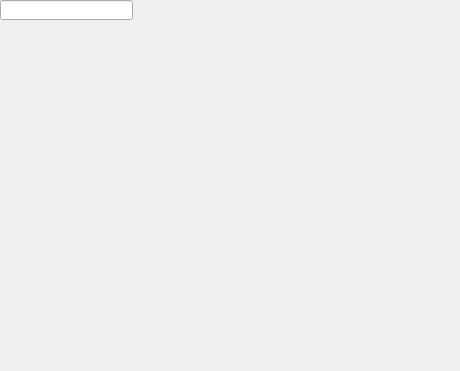
<?xml version="1.0" encoding="UTF-8"?>
<ui version="4.0">
 <class>MainWindow</class>
 <widget class="QMainWindow" name="MainWindow">
  <property name="geometry">
   <rect>
    <x>0</x>
    <y>0</y>
    <width>460</width>
    <height>371</height>
   </rect>
  </property>
  <property name="sizePolicy">
   <sizepolicy hsizetype="Preferred" vsizetype="Preferred">
    <horstretch>0</horstretch>
    <verstretch>0</verstretch>
   </sizepolicy>
  </property>
  <widget class="QWidget" name="centralWidget">
   <widget class="QRadioButton" name="radioButtonSimple">
    <property name="geometry">
     <rect>
      <x>0</x>
      <y>0</y>
      <width>84</width>
      <height>22</height>
     </rect>
    </property>
    <property name="text">
     <string>simple</string>
    </property>
   </widget>
   <widget class="QRadioButton" name="radioButtonCompl">
    <property name="geometry">
     <rect>
      <x>0</x>
      <y>0</y>
      <width>105</width>
      <height>22</height>
     </rect>
    </property>
    <property name="text">
     <string>triangle</string>
    </property>
   </widget>
   <widget class="QLineEdit" name="lineEdit">
    <property name="geometry">
     <rect>
      <x>0</x>
      <y>0</y>
      <width>133</width>
      <height>20</height>
     </rect>
    </property>
   </widget>
  </widget>
 </widget>
 <layoutdefault spacing="6" margin="11"/>
 <resources/>
 <connections/>
</ui>
